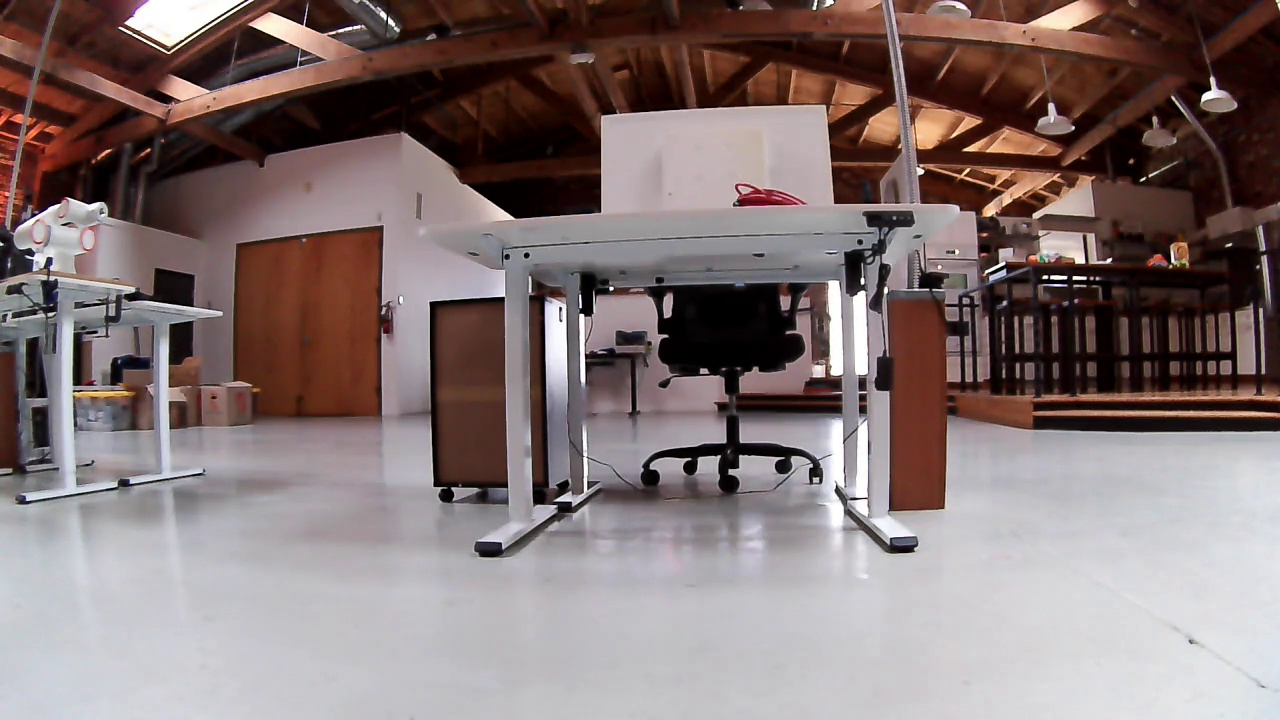
#> input picture assets/frames/1_UnitreePerceptionAgent_frame_.jpg, 1280 x 720 px
$ python annotate.py ../../../../../assets/frames/1_UnitreePerceptionAgent_frame_.jpg
#> lines starting #> are read from the running program, lines starting #| are printed output that depends on the picture; after the words box and inside, x2 and y2 are one past the last pixel; in counts of white or black regions, pixels touching at a corner belong together
#!/usr/bin/env python3
"""
Simple Bounding Box Question Annotator

Click and drag to create bounding boxes, then add questions for each box.
Results are saved to a YAML file.

Usage:
    python bbox_annotator.py path/to/image.png

Controls:
    - Click and drag: Create bounding box
    - 'd': Delete last box
    - 'r': Reset all boxes
    - 's': Save to YAML file
    - 'q' or ESC: Quit
"""

import cv2
import numpy as np
import argparse
import sys
from pathlib import Path
from typing import List, Tuple, Optional, Dict, Any
import yaml


class BoundingBox:
    # [12 lines left out: functions __init__, get_range, not called in this run]


class BBoxAnnotator:
    def __init__(self, image_path: str, yaml_path: str = "questions.yaml"):
#> called with yaml_path = 'questions.yaml'
        self.image_path = image_path
        self.yaml_path = yaml_path

        self.image = cv2.imread(image_path)
#> self.image is the input picture: shape (720, 1280, 3); mean B, G, R 115.5, 116.3, 131.7
        if self.image is None:
            raise ValueError(f"Could not load image from {image_path}")


        # Create copies for drawing
        self.display_image = self.image.copy()
        self.original_image = self.image.copy()

        # Bounding boxes
        self.boxes: List[BoundingBox] = []
        self.current_box: Optional[BoundingBox] = None

        # Drawing state
        self.drawing = False
        self.start_point: Optional[Tuple[int, int]] = None

        # Display settings
        self.window_name = "Bounding Box Annotator - Drag to create box"
        self.box_color = (0, 255, 0)  # Green
        self.current_box_color = (0, 165, 255)  # Orange

    # [53 lines left out: functions mouse_callback, get_question_input, not called in this run]

    def draw_all(self) -> None:
        """Draw all bounding boxes and UI"""
        self.display_image = self.original_image.copy()

        # Draw completed boxes
        for i, box in enumerate(self.boxes):
            cv2.rectangle(self.display_image, (box.x1, box.y1), (box.x2, box.y2),
                         self.box_color, 3)

            # Draw number label with larger background
            label = f"{i+1}"
            font = cv2.FONT_HERSHEY_SIMPLEX
            font_scale = 0.8
            font_thickness = 2
            text_size = cv2.getTextSize(label, font, font_scale, font_thickness)[0]

            label_x = box.x1 + 5
            label_y = box.y1 + 30

            # Draw larger background
            cv2.rectangle(self.display_image,
                         (label_x - 5, label_y - text_size[1] - 5),
                         (label_x + text_size[0] + 5, label_y + 5),
                         self.box_color, -1)

            cv2.putText(self.display_image, label, (label_x, label_y),
                       font, font_scale, (0, 0, 0), font_thickness)

        # Draw current box being drawn
        if self.current_box:
            cv2.rectangle(self.display_image,
                         (self.current_box.x1, self.current_box.y1),
                         (self.current_box.x2, self.current_box.y2),
                         self.current_box_color, 3)

        # Draw info panel
        self.draw_info_panel()

        cv2.imshow(self.window_name, self.display_image)

    def draw_info_panel(self) -> None:
        """Draw information panel on the image"""
        panel_height = 120
        panel = np.zeros((panel_height, self.display_image.shape[1], 3),
                        dtype=np.uint8)

        # White background
        panel[:] = (240, 240, 240)

        # Add text to panel with bold font
        font = cv2.FONT_HERSHEY_SIMPLEX
#> font = 0
        font_scale = 0.7
        font_thickness = 2
        text_color = (0, 0, 0)

        info_lines = [
            f"Boxes: {len(self.boxes)}  |  Image: {Path(self.image_path).name}",
            "DRAG mouse to create box, then enter question in terminal",
            "Controls:  [D] Delete last  [R] Reset  [S] Save  [Q] Quit"
        ]

        y_offset = 30
        for line in info_lines:
            cv2.putText(panel, line, (15, y_offset), font,
                       font_scale, text_color, font_thickness)
            y_offset += 35
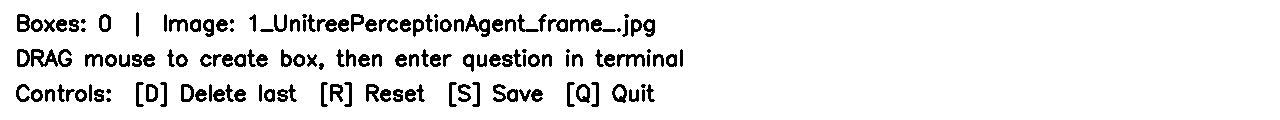
#> panel: shape (120, 1280, 3); values 0 (black) and 240 (white), 91.9% white; 145 black regions (14 under 20 px), largest, box (x1, y1, x2, y2) and area: (31, 49, 58, 67) 252, (465, 14, 490, 37) 236, (617, 54, 645, 67) 188
#> after the loop, y_offset = 135

        # Combine panel with image
        self.display_image = np.vstack([panel, self.display_image])
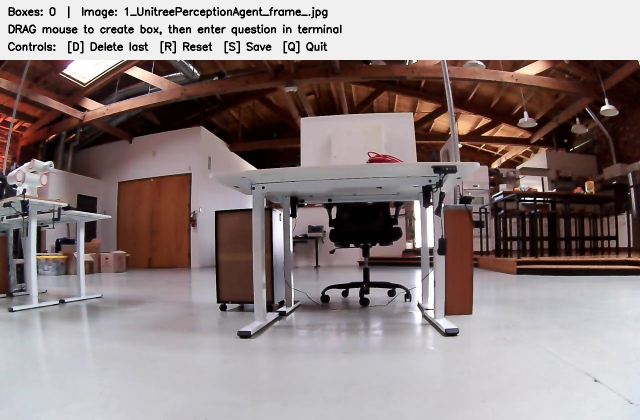
#> self.display_image: shape (840, 1280, 3) (shown at 1/2 size); mean of channels 0, 1, 2 130.5, 131.2, 144.4; drawn as B, G, R

    # [57 lines left out: functions save_to_yaml, delete_last_box, reset_boxes, not called in this run]

    def run(self) -> None:
        """Run the interactive annotator"""
        cv2.namedWindow(self.window_name, cv2.WINDOW_NORMAL)
        cv2.setMouseCallback(self.window_name, self.mouse_callback)

        print("\n" + "="*70)
        print("BOUNDING BOX QUESTION ANNOTATOR")
        print("="*70)
        print(f"Image: {self.image_path}")
        print(f"Output: {self.yaml_path}")
        print()
        print("How to use:")
        print("  1. DRAG your mouse to create a bounding box")
        print("  2. Enter a question in the terminal")
        print("  3. Repeat for all questions")
        print("  4. Press 'S' to save to YAML file")
        print()
        print("Controls:")
        print("  D - Delete last box")
        print("  R - Reset all boxes")
        print("  S - Save to YAML")
        print("  Q - Quit")
        print("="*70 + "\n")

        self.draw_all()

        while True:
            key = cv2.waitKey(1) & 0xFF
#> (key q is pressed here)

            if key == ord('q') or key == ord('Q') or key == 27:
                break
            elif key == ord('d') or key == ord('D'):
                self.delete_last_box()
            elif key == ord('r') or key == ord('R'):
                self.reset_boxes()
            elif key == ord('s') or key == ord('S'):
                self.save_to_yaml()

        # Prompt to save before exit
        if self.boxes:
            print("\n" + "="*70)
            print("Save annotations before exiting? (y/n): ", end="")
            try:
                response = input().strip().lower()
                if response == 'y':
                    self.save_to_yaml()
            except (EOFError, KeyboardInterrupt):
                print("\nNot saved")

        cv2.destroyAllWindows()
        print("\nGoodbye!\n")


def main() -> None:
    parser = argparse.ArgumentParser(
        description="Simple bounding box annotator with questions",
        formatter_class=argparse.RawDescriptionHelpFormatter,
        epilog="""
Example:
  python annotate.py floorplan.png
  python annotate.py floorplan.png --output my_questions.yaml
        """
    )

    parser.add_argument(
        "image",
        type=str,
        help="Path to the image file"
    )

    parser.add_argument(
        "-o", "--output",
        type=str,
        default="questions.yaml",
        help="Output YAML file (default: questions.yaml)"
    )

    args = parser.parse_args()

    # Check if image exists
    if not Path(args.image).exists():
        print(f"Error: Image file '{args.image}' not found")
        sys.exit(1)

    # Run annotator
    try:
        annotator = BBoxAnnotator(args.image, args.output)
        annotator.run()
    except Exception as e:
        print(f"Error: {e}")
        import traceback
        traceback.print_exc()
        sys.exit(1)


if __name__ == "__main__":
    main()

$ run again, on assets/frames/3_UnitreePerceptionAgent_frame_.jpg
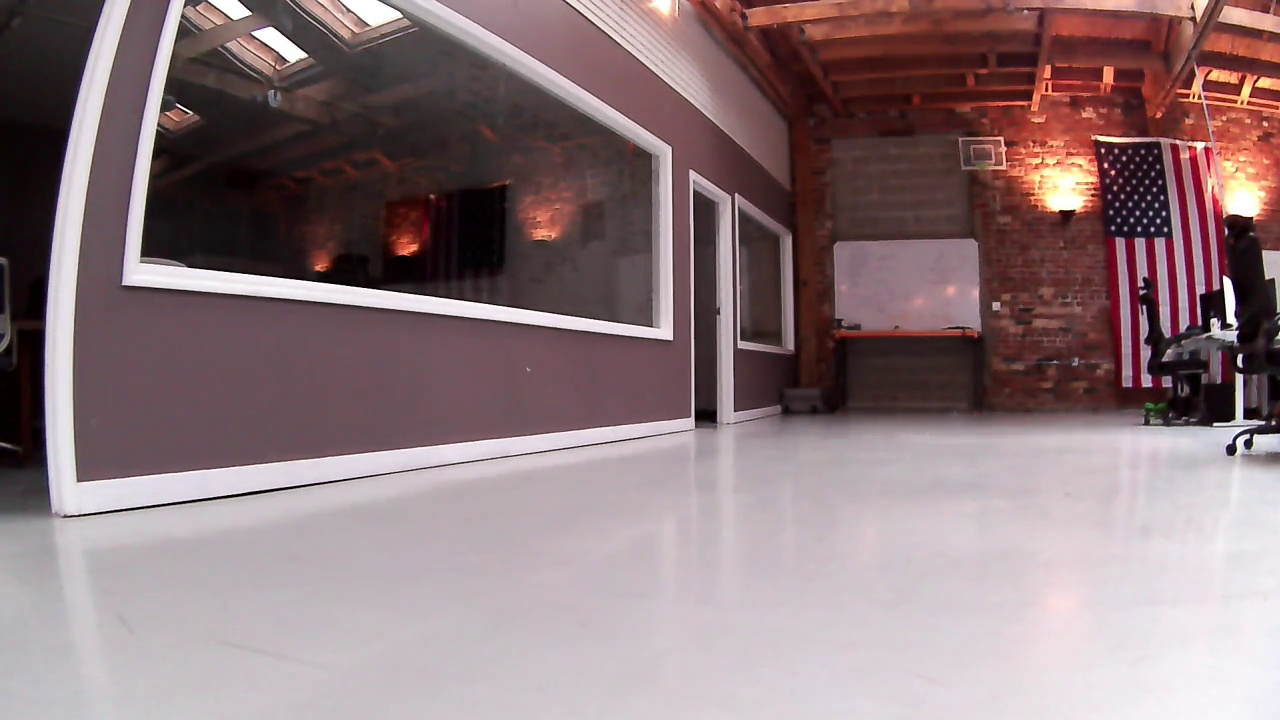
#> input picture assets/frames/3_UnitreePerceptionAgent_frame_.jpg, 1280 x 720 px
#> in __init__, self.image is the input picture: shape (720, 1280, 3); mean B, G, R 123.8, 120.4, 141.1
#> font = 0
#> after the loop in draw_info_panel, `for line in info_lines:`: y_offset = 135
#> in draw_info_panel, `self.display_image = np.vstack([panel, self.display_image])`:
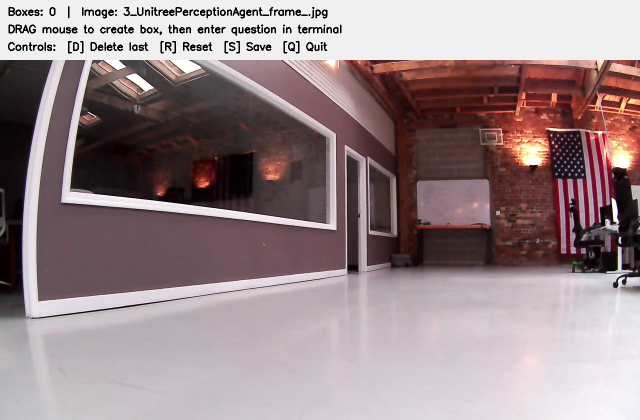
#> self.display_image: shape (840, 1280, 3) (shown at 1/2 size); mean of channels 0, 1, 2 137.6, 134.7, 152.4; drawn as B, G, R

$ run again, on assets/frames/4_UnitreePerceptionAgent_frame_.jpg
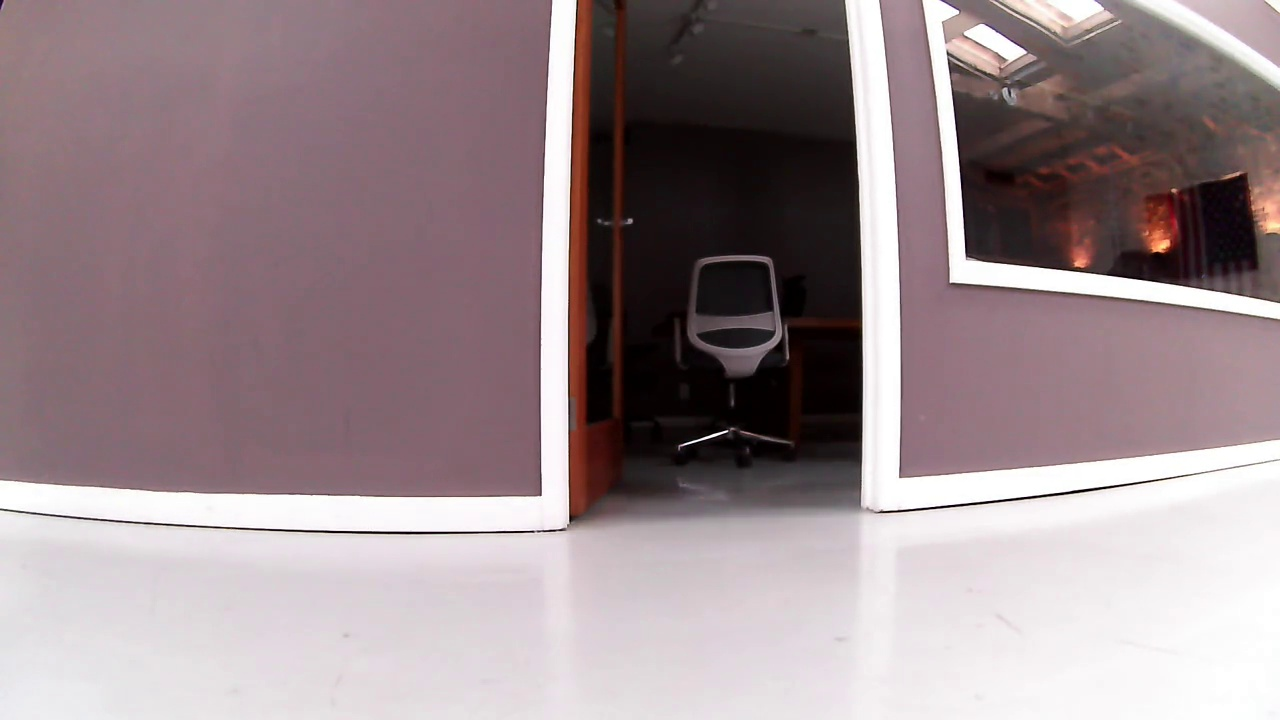
#> input picture assets/frames/4_UnitreePerceptionAgent_frame_.jpg, 1280 x 720 px
#> in __init__, self.image is the input picture: shape (720, 1280, 3); mean B, G, R 142.3, 138.4, 154.6
#> font = 0
#> after the loop in draw_info_panel, `for line in info_lines:`: y_offset = 135
#> in draw_info_panel, `self.display_image = np.vstack([panel, self.display_image])`:
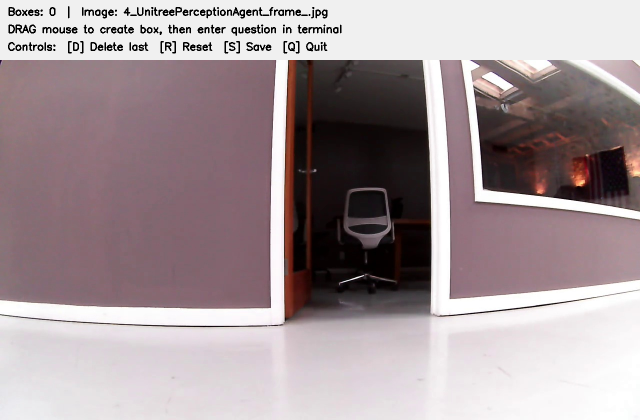
#> self.display_image: shape (840, 1280, 3) (shown at 1/2 size); mean of channels 0, 1, 2 153.4, 150.1, 164; drawn as B, G, R

$ run again, on assets/frames/5_UnitreePerceptionAgent_frame_.jpg
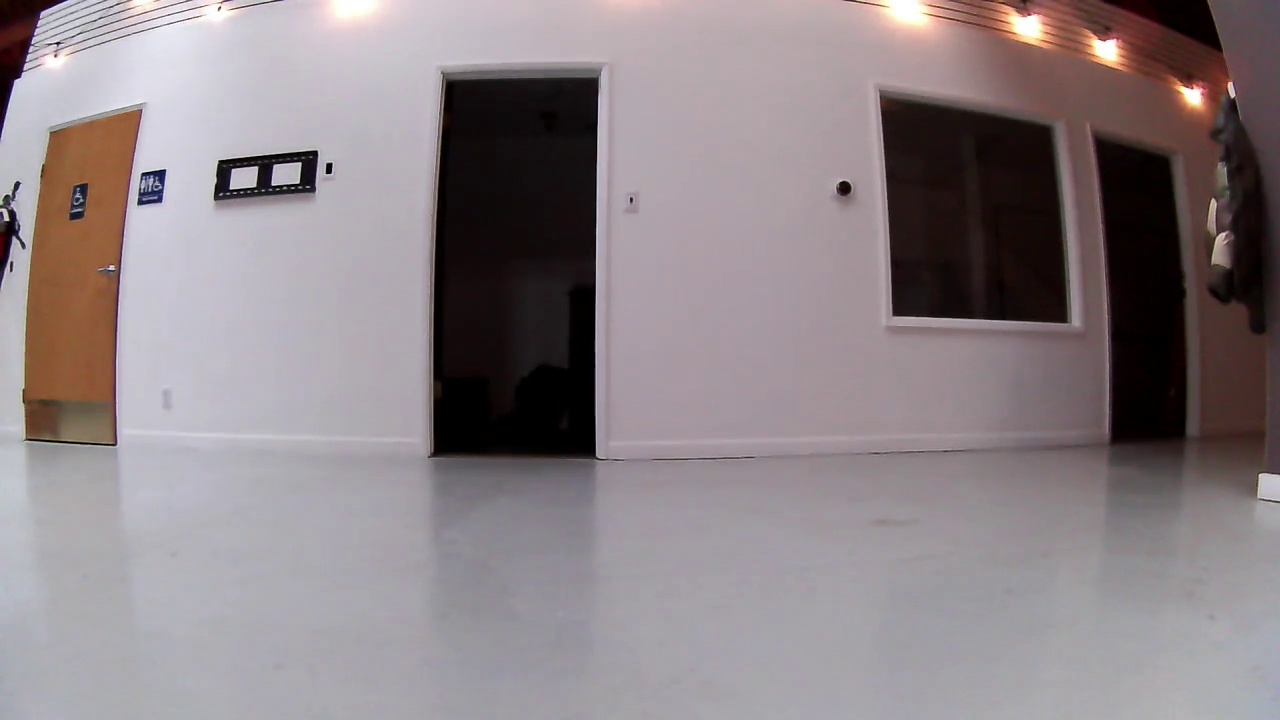
#> input picture assets/frames/5_UnitreePerceptionAgent_frame_.jpg, 1280 x 720 px
#> in __init__, self.image is the input picture: shape (720, 1280, 3); mean B, G, R 134.4, 130.9, 140.6
#> font = 0
#> after the loop in draw_info_panel, `for line in info_lines:`: y_offset = 135
#> in draw_info_panel, `self.display_image = np.vstack([panel, self.display_image])`:
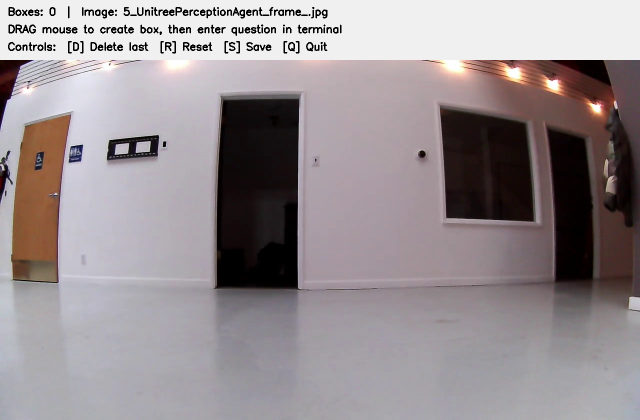
#> self.display_image: shape (840, 1280, 3) (shown at 1/2 size); mean of channels 0, 1, 2 146.7, 143.7, 152; drawn as B, G, R
